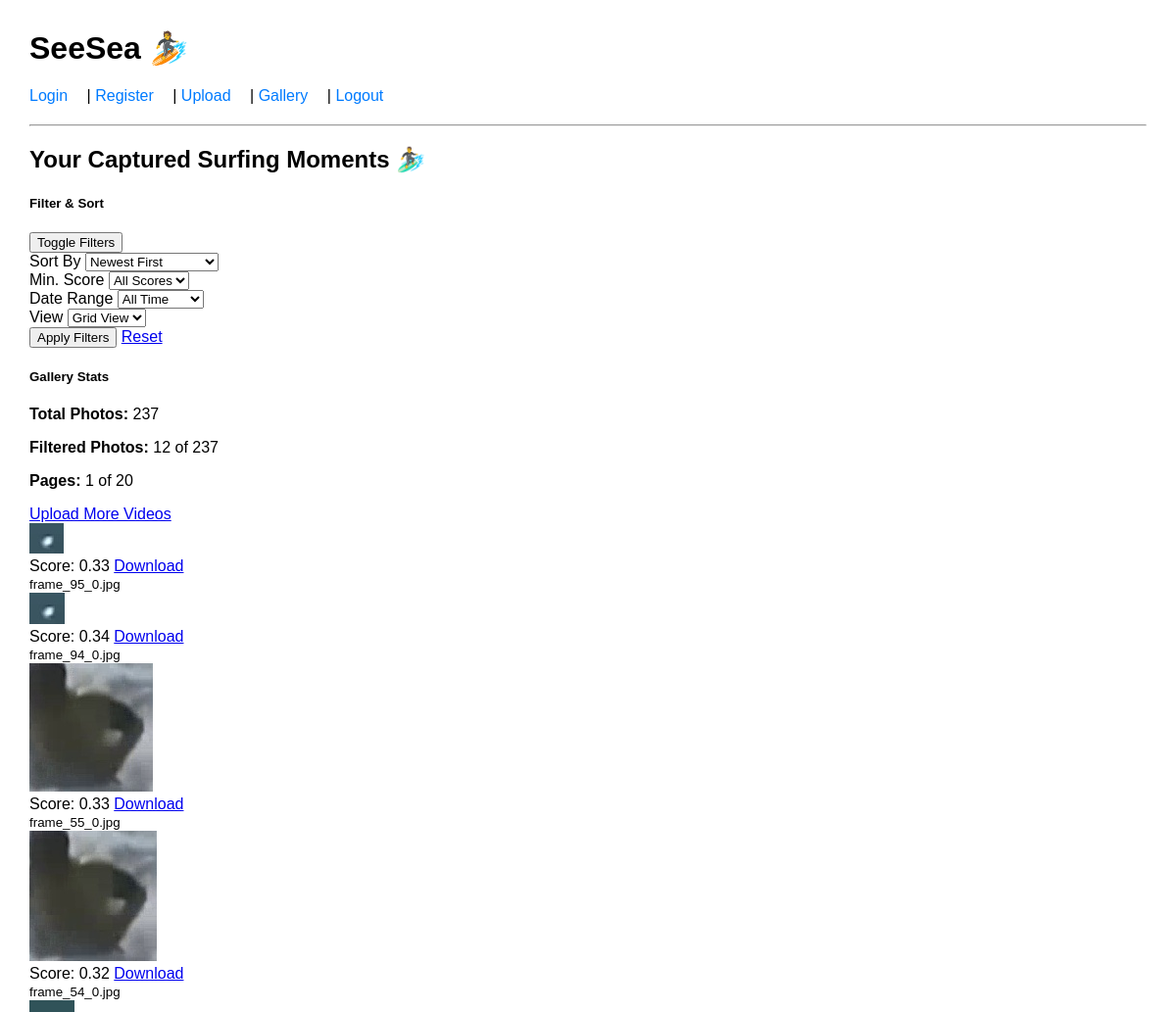
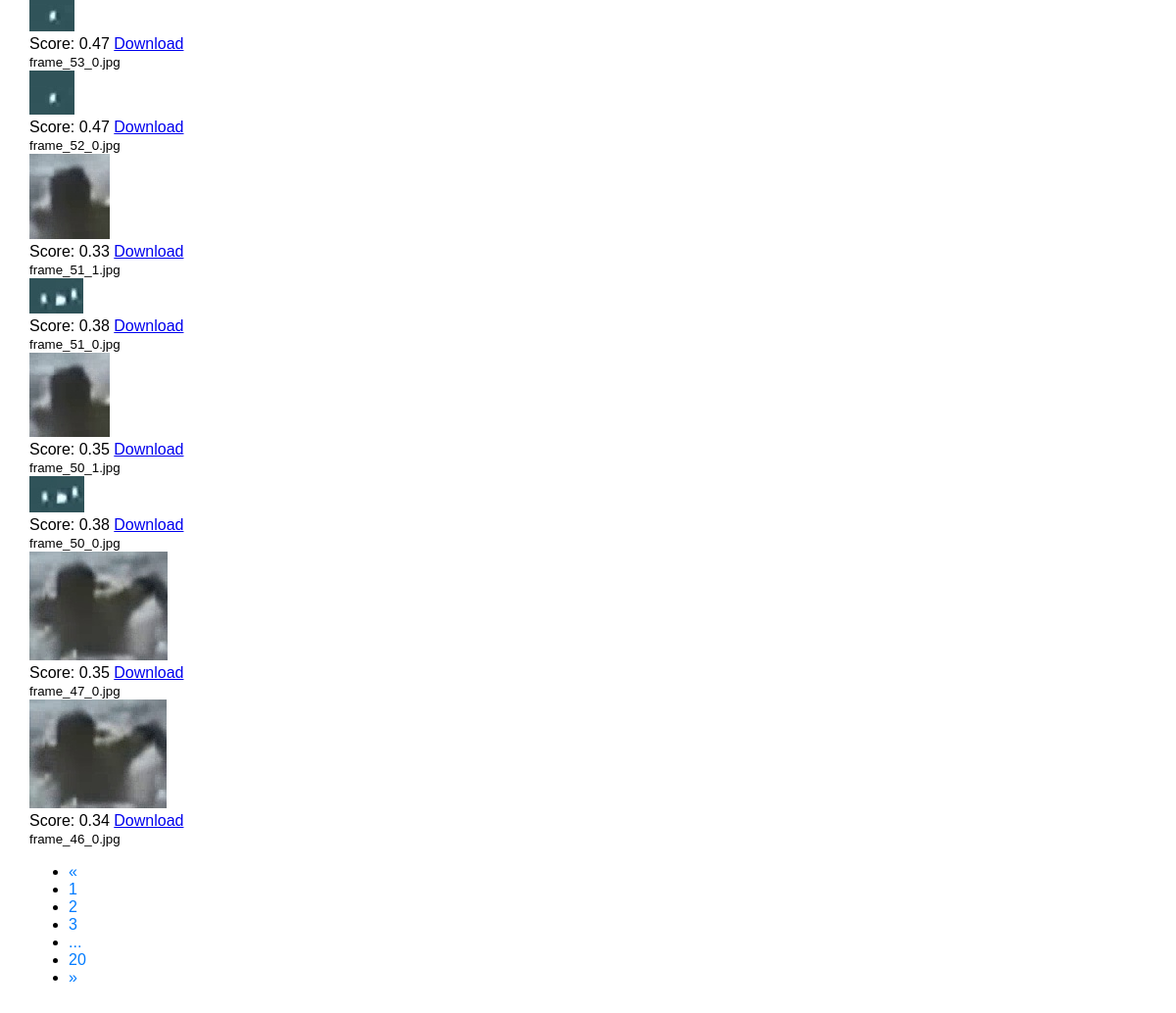
Screenshot of /upload/gallery (signed in) with the database file from the repository (2 pictures, top to bottom).
### app/models.py (models this page shows)
class SurferFrame(Base):
    __tablename__ = "surfer_frames"
    id = Column(Integer, primary_key=True)
    user_id = Column(Integer, nullable=False)
    frame_path = Column(String, nullable=False)
    x1 = Column(Float)
    y1 = Column(Float)
    x2 = Column(Float)
    y2 = Column(Float)
    score = Column(Float)

### app/upload/routes.py (the view, shortened to what this page needs)
@upload_bp.route("/gallery")
@login_required
def gallery():
    sort_option = request.args.get('sort', 'date_desc')
    min_score = float(request.args.get('min_score', 0))
    view_option = request.args.get('view', 'grid')
    date_range = request.args.get('date_range', 'all')
    page = request.args.get('page', 1, type=int)
    per_page = request.args.get('per_page', 12, type=int)  # Number of photos per page
    session = SessionLocal()
    try:
        query = session.query(SurferFrame).filter_by(user_id=current_user.id).filter(SurferFrame.score >= min_score)
        if sort_option == 'date_asc':
            query = query.order_by(SurferFrame.id.asc())
        elif sort_option == 'date_desc':
            query = query.order_by(SurferFrame.id.desc())
        elif sort_option == 'score_asc':
            query = query.order_by(SurferFrame.score.asc())
        elif sort_option == 'score_desc':
            query = query.order_by(SurferFrame.score.desc())
        total_count = query.count()
        total_pages = (total_count + per_page - 1) // per_page  # Ceiling division
        offset = (page - 1) * per_page
        frames = query.limit(per_page).offset(offset).all()
        for frame in frames:
            if frame.frame_path.startswith("app/static/"):
                frame.frame_path = frame.frame_path[len("app/static/"):]
        pagination = {
            'page': page,
            'per_page': per_page,
            'total_count': total_count,
            'total_pages': total_pages,
            'has_prev': page > 1,
            'has_next': page < total_pages,
            'prev_page': page - 1 if page > 1 else None,
            'next_page': page + 1 if page < total_pages else None,
        }
        return render_template(
            "gallery.html",
            frames=frames,
            pagination=pagination,
            sort_option=sort_option,
            min_score=min_score,
            view_option=view_option,
            date_range=date_range
        )
    except Exception as e:
        flash(f"Error loading gallery: {str(e)}", "error")
        return redirect(url_for("upload.profile"))
    finally:
        session.close()

### app/__init__.py (called while the page is built)
def create_app():
    app = Flask(__name__)
    app.config.from_object(Config)
    login_manager = LoginManager()
    login_manager.login_view = "auth.login"
    login_manager.init_app(app)
    @login_manager.user_loader
    def load_user(user_id):
        session = SessionLocal()
        return session.query(User).get(int(user_id))
    from app.auth import auth_bp
    from app.upload import upload_bp
    app.register_blueprint(auth_bp)
    app.register_blueprint(upload_bp)
    return app

### app/templates/gallery.html (shortened to what this page needs)
{% extends "base.html" %}
{% block content %}
<div class="container">
  <div class="row mb-4">
    <div class="col">
      <h2 class="mt-4 mb-3">Your Captured Surfing Moments 🏄‍♂️</h2>
    </div>
  </div>
  <div class="row mb-4">
    <div class="col-md-8">
      <div class="card">
        <div class="card-header bg-light d-flex justify-content-between align-items-center">
          <h5 class="mb-0">Filter & Sort</h5>
          <button class="btn btn-sm btn-outline-secondary" type="button" data-bs-toggle="collapse" data-bs-target="#filterCollapse" aria-expanded="true" aria-controls="filterCollapse">
             Toggle Filters
          </button>
        </div>
        <div class="collapse show" id="filterCollapse">
          <div class="card-body">
            <form method="GET" class="row g-3">
              <div class="col-md-6 col-lg-3">
                <label class="form-label">Sort By</label>
                <select name="sort" class="form-select">
                  <option value="date_desc" {% if sort_option == 'date_desc' %}selected{% endif %}>Newest First</option>
                </select>
              </div>
              <div class="col-md-6 col-lg-3">
                <label class="form-label">Min. Score</label>
                <select name="min_score" class="form-select">
                  <option value="0" {% if min_score == 0 %}selected{% endif %}>All Scores</option>
                </select>
              </div>
              <div class="col-md-6 col-lg-3">
                <label class="form-label">Date Range</label>
                <select name="date_range" class="form-select">
                  <option value="all" {% if date_range == 'all' %}selected{% endif %}>All Time</option>
                </select>
              </div>
              <div class="col-md-6 col-lg-3">
                <label class="form-label">View</label>
                <select name="view" class="form-select">
                  <option value="grid" {% if view_option == 'grid' %}selected{% endif %}>Grid View</option>
                </select>
              </div>
              <div class="col-12 text-center mt-3">
                <button type="submit" class="btn btn-primary">Apply Filters</button>
                <a href="{{ url_for('upload.gallery') }}" class="btn btn-outline-secondary ms-2">Reset</a>
              </div>
            </form>
          </div>
        </div>
      </div>
    </div>
    <div class="col-md-4">
      <div class="card h-100">
        <div class="card-header bg-info text-white">
          <h5 class="mb-0">Gallery Stats</h5>
        </div>
        <div class="card-body">
          <p><strong>Total Photos:</strong> {{ pagination.total_count }}</p>
          <p><strong>Filtered Photos:</strong> {{ frames|length }} of {{ pagination.total_count }}</p>
          <p><strong>Pages:</strong> {{ pagination.page }} of {{ pagination.total_pages }}</p>
          <a href="{{ url_for('upload.video_upload') }}" class="btn btn-primary">Upload More Videos</a>
        </div>
      </div>
    </div>
  </div>
  {% if frames %}
    <div class="row row-cols-1 row-cols-md-2 row-cols-lg-3 row-cols-xl-4 g-4">
      {% for frame in frames %}
        <div class="col">
          <div class="card h-100">
            <a href="{{ url_for('static', filename=frame.frame_path.replace('\\', '/')) }}" target="_blank">
              <img src="{{ url_for('static', filename=frame.frame_path.replace('\\', '/')) }}"
                 class="card-img-top"
                 alt="Surf Frame {{ loop.index }}">
            </a>
            <div class="card-body">
              <div class="d-flex justify-content-between align-items-center">
                <span class="badge bg-primary">Score: {{ '%.2f' % frame.score }}</span>
                <a href="{{ url_for('static', filename=frame.frame_path.replace('\\', '/')) }}"
                   class="btn btn-sm btn-outline-secondary"
                   download>
                  Download
                </a>
              </div>
              <small class="text-muted">{{ frame.frame_path.split('/')[-1] }}</small>
            </div>
          </div>
        </div>
      {% endfor %}
    </div>
    {% if pagination.total_pages > 1 %}
    <div class="row mt-4">
      <div class="col-12">
        <nav aria-label="Gallery pagination">
          <ul class="pagination justify-content-center">
            <li class="page-item {% if not pagination.has_prev %}disabled{% endif %}">
              <a class="page-link" href="{{ url_for('upload.gallery', page=pagination.prev_page, sort=sort_option, min_score=min_score, view=view_option) if pagination.has_prev else '#' }}" aria-label="Previous">
                <span aria-hidden="true">&laquo;</span>
              </a>
            </li>
            {% for page_num in range(1, pagination.total_pages + 1) %}
              {% if page_num == 1 or page_num == pagination.total_pages or (page_num >= pagination.page - 2 and page_num <= pagination.page + 2) %}
                <li class="page-item {% if page_num == pagination.page %}active{% endif %}">
                  <a class="page-link" href="{{ url_for('upload.gallery', page=page_num, sort=sort_option, min_score=min_score, view=view_option) }}">
                    {{ page_num }}
                  </a>
                </li>
              {% elif page_num == pagination.page - 3 or page_num == pagination.page + 3 %}
                <li class="page-item disabled">
                  <a class="page-link" href="#">...</a>
                </li>
              {% endif %}
            {% endfor %}
            <li class="page-item {% if not pagination.has_next %}disabled{% endif %}">
              <a class="page-link" href="{{ url_for('upload.gallery', page=pagination.next_page, sort=sort_option, min_score=min_score, view=view_option) if pagination.has_next else '#' }}" aria-label="Next">
                <span aria-hidden="true">&raquo;</span>
              </a>
            </li>
          </ul>
        </nav>
      </div>
    </div>
    {% endif %}
  {% endif %}
</div>
{% endblock %}

### app/templates/base.html (shortened to what this page needs)
<!DOCTYPE html>
<html lang="en">
<head>
</head>
<body>
    <h1>SeeSea 🏄</h1>
    <nav>
        <a href="{{ url_for('auth.login') }}">Login</a> |
        <a href="{{ url_for('auth.register') }}">Register</a> |
        <a href="{{ url_for('upload.upload_page') }}">Upload</a> |
        <a href="{{ url_for('upload.gallery') }}">Gallery</a> |
        <a href="{{ url_for('auth.logout') }}">Logout</a>
    </nav>
    <hr>
    {% block content %}{% endblock %}
</body>
</html>

### app/templates/base.html (style rules this page uses)
body { font-family: Arial, sans-serif; margin: 30px; }
nav { margin-bottom: 20px; }
nav a { text-decoration: none; color: #007BFF; margin-right: 15px; }

### rows the page displays
SurferFrame: frame_path (picture), score "0.33", frame_path "frame_95_0.jpg"
SurferFrame: frame_path (picture), score "0.34", frame_path "frame_94_0.jpg"
SurferFrame: frame_path (picture), score "0.33", frame_path "frame_55_0.jpg"
SurferFrame: frame_path (picture), score "0.32", frame_path "frame_54_0.jpg"
SurferFrame: frame_path (picture), score "0.47", frame_path "frame_53_0.jpg"
SurferFrame: frame_path (picture), score "0.47", frame_path "frame_52_0.jpg"
SurferFrame: frame_path (picture), score "0.33", frame_path "frame_51_1.jpg"
SurferFrame: frame_path (picture), score "0.38", frame_path "frame_51_0.jpg"
SurferFrame: frame_path (picture), score "0.35", frame_path "frame_50_1.jpg"
SurferFrame: frame_path (picture), score "0.38", frame_path "frame_50_0.jpg"
SurferFrame: frame_path (picture), score "0.35", frame_path "frame_47_0.jpg"
SurferFrame: frame_path (picture), score "0.34", frame_path "frame_46_0.jpg"

### other values shown
{{ pagination.total_count }} "237"
{{ frames|length }} "12"
{{ pagination.page }} "1"
{{ pagination.total_pages }} "20"
{{ page_num }} "1" "2" "3" "20"
